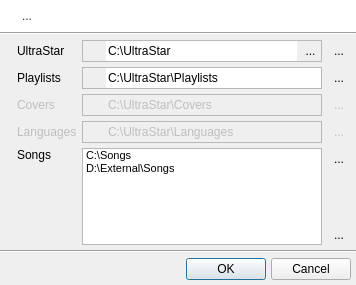
<?xml version="1.0" encoding="UTF-8"?>
<ui version="4.0">
 <class>QUPathsDialog</class>
 <widget class="QDialog" name="QUPathsDialog">
  <property name="geometry">
   <rect>
    <x>0</x>
    <y>0</y>
    <width>356</width>
    <height>285</height>
   </rect>
  </property>
  <property name="windowTitle">
   <string>Paths</string>
  </property>
  <property name="windowIcon">
   <iconset resource="../resources/UltraStar-Manager.qrc">
    <normaloff>:/types/folder_go.png</normaloff>:/types/folder_go.png</iconset>
  </property>
  <layout class="QVBoxLayout" name="verticalLayout_2">
   <property name="spacing">
    <number>0</number>
   </property>
   <property name="leftMargin">
    <number>0</number>
   </property>
   <property name="topMargin">
    <number>0</number>
   </property>
   <property name="rightMargin">
    <number>0</number>
   </property>
   <property name="bottomMargin">
    <number>0</number>
   </property>
   <item>
    <widget class="QFrame" name="frame">
     <property name="palette">
      <palette>
       <active>
        <colorrole role="WindowText">
         <brush brushstyle="SolidPattern">
          <color alpha="216">
           <red>0</red>
           <green>0</green>
           <blue>0</blue>
          </color>
         </brush>
        </colorrole>
        <colorrole role="Base">
         <brush brushstyle="SolidPattern">
          <color alpha="255">
           <red>255</red>
           <green>255</green>
           <blue>255</blue>
          </color>
         </brush>
        </colorrole>
        <colorrole role="Window">
         <brush brushstyle="SolidPattern">
          <color alpha="255">
           <red>255</red>
           <green>255</green>
           <blue>255</blue>
          </color>
         </brush>
        </colorrole>
       </active>
       <inactive>
        <colorrole role="WindowText">
         <brush brushstyle="SolidPattern">
          <color alpha="216">
           <red>0</red>
           <green>0</green>
           <blue>0</blue>
          </color>
         </brush>
        </colorrole>
        <colorrole role="Base">
         <brush brushstyle="SolidPattern">
          <color alpha="255">
           <red>255</red>
           <green>255</green>
           <blue>255</blue>
          </color>
         </brush>
        </colorrole>
        <colorrole role="Window">
         <brush brushstyle="SolidPattern">
          <color alpha="255">
           <red>255</red>
           <green>255</green>
           <blue>255</blue>
          </color>
         </brush>
        </colorrole>
       </inactive>
       <disabled>
        <colorrole role="WindowText">
         <brush brushstyle="SolidPattern">
          <color alpha="63">
           <red>0</red>
           <green>0</green>
           <blue>0</blue>
          </color>
         </brush>
        </colorrole>
        <colorrole role="Base">
         <brush brushstyle="SolidPattern">
          <color alpha="255">
           <red>255</red>
           <green>255</green>
           <blue>255</blue>
          </color>
         </brush>
        </colorrole>
        <colorrole role="Window">
         <brush brushstyle="SolidPattern">
          <color alpha="255">
           <red>255</red>
           <green>255</green>
           <blue>255</blue>
          </color>
         </brush>
        </colorrole>
       </disabled>
      </palette>
     </property>
     <property name="autoFillBackground">
      <bool>true</bool>
     </property>
     <property name="frameShadow">
      <enum>QFrame::Raised</enum>
     </property>
     <layout class="QHBoxLayout" name="_2">
      <item>
       <widget class="QLabel" name="infoIconLbl">
        <property name="sizePolicy">
         <sizepolicy hsizetype="Fixed" vsizetype="Preferred">
          <horstretch>0</horstretch>
          <verstretch>0</verstretch>
         </sizepolicy>
        </property>
        <property name="text">
         <string/>
        </property>
        <property name="pixmap">
         <pixmap resource="../resources/UltraStar-Manager.qrc">:/marks/information.png</pixmap>
        </property>
        <property name="alignment">
         <set>Qt::AlignLeading|Qt::AlignLeft|Qt::AlignTop</set>
        </property>
       </widget>
      </item>
      <item>
       <widget class="QLabel" name="textLbl">
        <property name="text">
         <string>...</string>
        </property>
        <property name="alignment">
         <set>Qt::AlignLeading|Qt::AlignLeft|Qt::AlignVCenter</set>
        </property>
        <property name="wordWrap">
         <bool>true</bool>
        </property>
       </widget>
      </item>
     </layout>
    </widget>
   </item>
   <item>
    <widget class="Line" name="line_2">
     <property name="orientation">
      <enum>Qt::Horizontal</enum>
     </property>
    </widget>
   </item>
   <item>
    <layout class="QGridLayout" name="gridLayout">
     <property name="leftMargin">
      <number>5</number>
     </property>
     <property name="topMargin">
      <number>5</number>
     </property>
     <property name="rightMargin">
      <number>5</number>
     </property>
     <property name="bottomMargin">
      <number>5</number>
     </property>
     <property name="spacing">
      <number>5</number>
     </property>
     <item row="0" column="0">
      <widget class="QLabel" name="label_2">
       <property name="text">
        <string/>
       </property>
       <property name="pixmap">
        <pixmap resource="../resources/UltraStar-Manager.qrc">:/marks/usdx.png</pixmap>
       </property>
      </widget>
     </item>
     <item row="0" column="1">
      <widget class="QLabel" name="usLbl">
       <property name="text">
        <string>UltraStar</string>
       </property>
      </widget>
     </item>
     <item row="0" column="2">
      <widget class="QFrame" name="frame_2">
       <property name="autoFillBackground">
        <bool>true</bool>
       </property>
       <property name="frameShape">
        <enum>QFrame::StyledPanel</enum>
       </property>
       <property name="frameShadow">
        <enum>QFrame::Sunken</enum>
       </property>
       <layout class="QHBoxLayout" name="horizontalLayout">
        <property name="spacing">
         <number>3</number>
        </property>
        <property name="leftMargin">
         <number>0</number>
        </property>
        <property name="topMargin">
         <number>0</number>
        </property>
        <property name="rightMargin">
         <number>0</number>
        </property>
        <property name="bottomMargin">
         <number>0</number>
        </property>
        <item>
         <widget class="QLabel" name="chkLblUs">
          <property name="minimumSize">
           <size>
            <width>20</width>
            <height>16</height>
           </size>
          </property>
          <property name="maximumSize">
           <size>
            <width>20</width>
            <height>16777215</height>
           </size>
          </property>
          <property name="text">
           <string/>
          </property>
          <property name="pixmap">
           <pixmap resource="../resources/UltraStar-Manager.qrc">:/marks/path_ok.png</pixmap>
          </property>
          <property name="alignment">
           <set>Qt::AlignRight|Qt::AlignTrailing|Qt::AlignVCenter</set>
          </property>
         </widget>
        </item>
        <item>
         <widget class="QLineEdit" name="pathEditUs">
          <property name="text">
           <string>C:\UltraStar</string>
          </property>
          <property name="frame">
           <bool>false</bool>
          </property>
         </widget>
        </item>
        <item>
         <widget class="QToolButton" name="autoDetectBtn">
          <property name="toolTip">
           <string>Auto-detect other folders</string>
          </property>
          <property name="styleSheet">
           <string>padding: 0;
border-width: 0;
margin: 0;</string>
          </property>
          <property name="text">
           <string>...</string>
          </property>
          <property name="icon">
           <iconset resource="../resources/UltraStar-Manager.qrc">
            <normaloff>:/marks/wand.png</normaloff>:/marks/wand.png</iconset>
          </property>
          <property name="autoRaise">
           <bool>true</bool>
          </property>
         </widget>
        </item>
       </layout>
      </widget>
     </item>
     <item row="0" column="3">
      <widget class="QToolButton" name="browseUsBtn">
       <property name="text">
        <string>...</string>
       </property>
       <property name="icon">
        <iconset resource="../resources/UltraStar-Manager.qrc">
         <normaloff>:/control/folder_explore.png</normaloff>:/control/folder_explore.png</iconset>
       </property>
       <property name="autoRaise">
        <bool>true</bool>
       </property>
      </widget>
     </item>
     <item row="1" column="0">
      <widget class="QLabel" name="label_8">
       <property name="text">
        <string/>
       </property>
       <property name="pixmap">
        <pixmap resource="../resources/UltraStar-Manager.qrc">:/control/playlist.png</pixmap>
       </property>
      </widget>
     </item>
     <item row="1" column="1">
      <widget class="QLabel" name="label_6">
       <property name="text">
        <string>Playlists</string>
       </property>
      </widget>
     </item>
     <item row="1" column="2">
      <widget class="QFrame" name="frame_3">
       <property name="autoFillBackground">
        <bool>true</bool>
       </property>
       <property name="frameShape">
        <enum>QFrame::StyledPanel</enum>
       </property>
       <property name="frameShadow">
        <enum>QFrame::Sunken</enum>
       </property>
       <layout class="QHBoxLayout" name="horizontalLayout_2">
        <property name="spacing">
         <number>3</number>
        </property>
        <property name="leftMargin">
         <number>0</number>
        </property>
        <property name="topMargin">
         <number>0</number>
        </property>
        <property name="rightMargin">
         <number>0</number>
        </property>
        <property name="bottomMargin">
         <number>0</number>
        </property>
        <item>
         <widget class="QLabel" name="chkLblPlaylist">
          <property name="minimumSize">
           <size>
            <width>20</width>
            <height>16</height>
           </size>
          </property>
          <property name="maximumSize">
           <size>
            <width>20</width>
            <height>16777215</height>
           </size>
          </property>
          <property name="text">
           <string/>
          </property>
          <property name="pixmap">
           <pixmap resource="../resources/UltraStar-Manager.qrc">:/marks/path_ok.png</pixmap>
          </property>
          <property name="alignment">
           <set>Qt::AlignRight|Qt::AlignTrailing|Qt::AlignVCenter</set>
          </property>
         </widget>
        </item>
        <item>
         <widget class="QLineEdit" name="pathEditPlaylist">
          <property name="text">
           <string>C:\UltraStar\Playlists</string>
          </property>
          <property name="frame">
           <bool>false</bool>
          </property>
         </widget>
        </item>
       </layout>
      </widget>
     </item>
     <item row="1" column="3">
      <widget class="QToolButton" name="browsePlaylistBtn">
       <property name="text">
        <string>...</string>
       </property>
       <property name="icon">
        <iconset resource="../resources/UltraStar-Manager.qrc">
         <normaloff>:/control/folder_explore.png</normaloff>:/control/folder_explore.png</iconset>
       </property>
       <property name="autoRaise">
        <bool>true</bool>
       </property>
      </widget>
     </item>
     <item row="2" column="0">
      <widget class="QLabel" name="label_11">
       <property name="enabled">
        <bool>false</bool>
       </property>
       <property name="text">
        <string/>
       </property>
       <property name="pixmap">
        <pixmap resource="../resources/UltraStar-Manager.qrc">:/types/cover.png</pixmap>
       </property>
      </widget>
     </item>
     <item row="2" column="1">
      <widget class="QLabel" name="label_9">
       <property name="enabled">
        <bool>false</bool>
       </property>
       <property name="text">
        <string>Covers</string>
       </property>
      </widget>
     </item>
     <item row="2" column="2">
      <widget class="QFrame" name="frame_4">
       <property name="enabled">
        <bool>false</bool>
       </property>
       <property name="autoFillBackground">
        <bool>true</bool>
       </property>
       <property name="frameShape">
        <enum>QFrame::StyledPanel</enum>
       </property>
       <property name="frameShadow">
        <enum>QFrame::Sunken</enum>
       </property>
       <layout class="QHBoxLayout" name="horizontalLayout_3">
        <property name="spacing">
         <number>3</number>
        </property>
        <property name="leftMargin">
         <number>0</number>
        </property>
        <property name="topMargin">
         <number>0</number>
        </property>
        <property name="rightMargin">
         <number>0</number>
        </property>
        <property name="bottomMargin">
         <number>0</number>
        </property>
        <item>
         <widget class="QLabel" name="chkLblCover">
          <property name="minimumSize">
           <size>
            <width>20</width>
            <height>16</height>
           </size>
          </property>
          <property name="maximumSize">
           <size>
            <width>20</width>
            <height>16777215</height>
           </size>
          </property>
          <property name="text">
           <string/>
          </property>
          <property name="pixmap">
           <pixmap resource="../resources/UltraStar-Manager.qrc">:/marks/path_ok.png</pixmap>
          </property>
          <property name="alignment">
           <set>Qt::AlignRight|Qt::AlignTrailing|Qt::AlignVCenter</set>
          </property>
         </widget>
        </item>
        <item>
         <widget class="QLineEdit" name="pathEditCover">
          <property name="text">
           <string>C:\UltraStar\Covers</string>
          </property>
          <property name="frame">
           <bool>false</bool>
          </property>
         </widget>
        </item>
       </layout>
      </widget>
     </item>
     <item row="2" column="3">
      <widget class="QToolButton" name="browseCoverBtn">
       <property name="enabled">
        <bool>false</bool>
       </property>
       <property name="text">
        <string>...</string>
       </property>
       <property name="icon">
        <iconset resource="../resources/UltraStar-Manager.qrc">
         <normaloff>:/control/folder_explore.png</normaloff>:/control/folder_explore.png</iconset>
       </property>
       <property name="autoRaise">
        <bool>true</bool>
       </property>
      </widget>
     </item>
     <item row="3" column="0">
      <widget class="QLabel" name="label_14">
       <property name="enabled">
        <bool>false</bool>
       </property>
       <property name="text">
        <string/>
       </property>
       <property name="pixmap">
        <pixmap resource="../resources/UltraStar-Manager.qrc">:/types/language.png</pixmap>
       </property>
      </widget>
     </item>
     <item row="3" column="1">
      <widget class="QLabel" name="label_12">
       <property name="enabled">
        <bool>false</bool>
       </property>
       <property name="text">
        <string>Languages</string>
       </property>
      </widget>
     </item>
     <item row="3" column="2">
      <widget class="QFrame" name="frame_5">
       <property name="enabled">
        <bool>false</bool>
       </property>
       <property name="autoFillBackground">
        <bool>true</bool>
       </property>
       <property name="frameShape">
        <enum>QFrame::StyledPanel</enum>
       </property>
       <property name="frameShadow">
        <enum>QFrame::Sunken</enum>
       </property>
       <layout class="QHBoxLayout" name="horizontalLayout_4">
        <property name="spacing">
         <number>3</number>
        </property>
        <property name="leftMargin">
         <number>0</number>
        </property>
        <property name="topMargin">
         <number>0</number>
        </property>
        <property name="rightMargin">
         <number>0</number>
        </property>
        <property name="bottomMargin">
         <number>0</number>
        </property>
        <item>
         <widget class="QLabel" name="chkLblLang">
          <property name="minimumSize">
           <size>
            <width>20</width>
            <height>16</height>
           </size>
          </property>
          <property name="maximumSize">
           <size>
            <width>20</width>
            <height>16777215</height>
           </size>
          </property>
          <property name="text">
           <string/>
          </property>
          <property name="pixmap">
           <pixmap resource="../resources/UltraStar-Manager.qrc">:/marks/path_ok.png</pixmap>
          </property>
          <property name="alignment">
           <set>Qt::AlignRight|Qt::AlignTrailing|Qt::AlignVCenter</set>
          </property>
         </widget>
        </item>
        <item>
         <widget class="QLineEdit" name="pathEditLang">
          <property name="text">
           <string>C:\UltraStar\Languages</string>
          </property>
          <property name="frame">
           <bool>false</bool>
          </property>
         </widget>
        </item>
       </layout>
      </widget>
     </item>
     <item row="3" column="3">
      <widget class="QToolButton" name="browseLangBtn">
       <property name="enabled">
        <bool>false</bool>
       </property>
       <property name="text">
        <string>...</string>
       </property>
       <property name="icon">
        <iconset resource="../resources/UltraStar-Manager.qrc">
         <normaloff>:/control/folder_explore.png</normaloff>:/control/folder_explore.png</iconset>
       </property>
       <property name="autoRaise">
        <bool>true</bool>
       </property>
      </widget>
     </item>
     <item row="4" column="0">
      <widget class="QLabel" name="label_4">
       <property name="text">
        <string/>
       </property>
       <property name="pixmap">
        <pixmap resource="../resources/UltraStar-Manager.qrc">:/control/folder_note.png</pixmap>
       </property>
       <property name="alignment">
        <set>Qt::AlignLeading|Qt::AlignLeft|Qt::AlignTop</set>
       </property>
      </widget>
     </item>
     <item row="4" column="1">
      <widget class="QLabel" name="label_5">
       <property name="text">
        <string>Songs</string>
       </property>
       <property name="alignment">
        <set>Qt::AlignLeading|Qt::AlignLeft|Qt::AlignTop</set>
       </property>
      </widget>
     </item>
     <item row="4" column="2">
      <widget class="QListWidget" name="songPathList">
       <property name="font">
        <font>
         <family>MS Shell Dlg 2</family>
         <pointsize>8</pointsize>
        </font>
       </property>
       <property name="dragEnabled">
        <bool>true</bool>
       </property>
       <property name="dragDropMode">
        <enum>QAbstractItemView::InternalMove</enum>
       </property>
       <property name="alternatingRowColors">
        <bool>false</bool>
       </property>
       <property name="selectionMode">
        <enum>QAbstractItemView::ExtendedSelection</enum>
       </property>
       <item>
        <property name="text">
         <string>C:\Songs</string>
        </property>
        <property name="icon">
         <iconset resource="../resources/UltraStar-Manager.qrc">
          <normaloff>:/marks/path_ok.png</normaloff>:/marks/path_ok.png</iconset>
        </property>
       </item>
       <item>
        <property name="text">
         <string>D:\External\Songs</string>
        </property>
        <property name="icon">
         <iconset resource="../resources/UltraStar-Manager.qrc">
          <normaloff>:/marks/path_error.png</normaloff>:/marks/path_error.png</iconset>
        </property>
       </item>
      </widget>
     </item>
     <item row="4" column="3">
      <layout class="QVBoxLayout" name="verticalLayout">
       <property name="spacing">
        <number>0</number>
       </property>
       <item>
        <widget class="QToolButton" name="browseSongBtn">
         <property name="text">
          <string>...</string>
         </property>
         <property name="icon">
          <iconset resource="../resources/UltraStar-Manager.qrc">
           <normaloff>:/control/folder_explore.png</normaloff>:/control/folder_explore.png</iconset>
         </property>
         <property name="autoRaise">
          <bool>true</bool>
         </property>
        </widget>
       </item>
       <item>
        <spacer name="verticalSpacer">
         <property name="orientation">
          <enum>Qt::Vertical</enum>
         </property>
         <property name="sizeHint" stdset="0">
          <size>
           <width>20</width>
           <height>40</height>
          </size>
         </property>
        </spacer>
       </item>
       <item>
        <widget class="QToolButton" name="removeSongPathBtn">
         <property name="text">
          <string>...</string>
         </property>
         <property name="icon">
          <iconset resource="../resources/UltraStar-Manager.qrc">
           <normaloff>:/control/bin.png</normaloff>:/control/bin.png</iconset>
         </property>
         <property name="autoRaise">
          <bool>true</bool>
         </property>
        </widget>
       </item>
      </layout>
     </item>
    </layout>
   </item>
   <item>
    <widget class="Line" name="line">
     <property name="orientation">
      <enum>Qt::Horizontal</enum>
     </property>
    </widget>
   </item>
   <item>
    <layout class="QHBoxLayout">
     <property name="spacing">
      <number>5</number>
     </property>
     <property name="leftMargin">
      <number>5</number>
     </property>
     <property name="topMargin">
      <number>5</number>
     </property>
     <property name="rightMargin">
      <number>5</number>
     </property>
     <property name="bottomMargin">
      <number>5</number>
     </property>
     <item>
      <spacer>
       <property name="orientation">
        <enum>Qt::Horizontal</enum>
       </property>
       <property name="sizeHint" stdset="0">
        <size>
         <width>40</width>
         <height>20</height>
        </size>
       </property>
      </spacer>
     </item>
     <item>
      <widget class="QPushButton" name="acceptBtn">
       <property name="text">
        <string>OK</string>
       </property>
       <property name="icon">
        <iconset resource="../resources/UltraStar-Manager.qrc">
         <normaloff>:/marks/accept.png</normaloff>:/marks/accept.png</iconset>
       </property>
      </widget>
     </item>
     <item>
      <widget class="QPushButton" name="rejectBtn">
       <property name="text">
        <string>Cancel</string>
       </property>
       <property name="icon">
        <iconset resource="../resources/UltraStar-Manager.qrc">
         <normaloff>:/marks/cancel.png</normaloff>:/marks/cancel.png</iconset>
       </property>
      </widget>
     </item>
    </layout>
   </item>
  </layout>
 </widget>
 <resources>
  <include location="../resources/UltraStar-Manager.qrc"/>
 </resources>
 <connections/>
</ui>
